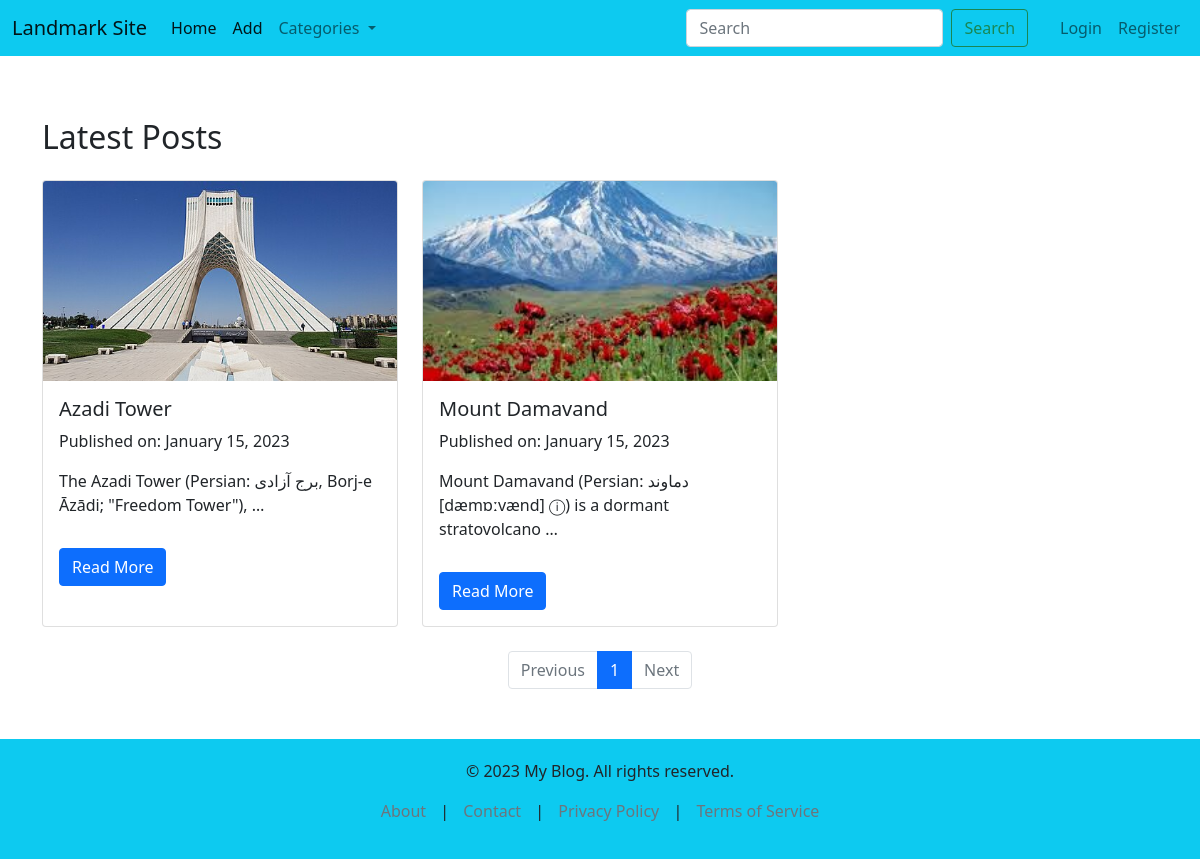
/landmarks/tag/2, run on the app's committed database.
### landmarks/models.py (models this page shows, shortened)
class Landmark(models.Model):
    name = models.CharField(max_length=255)
    description = models.TextField()
    created = models.DateTimeField(auto_now=True)
    images = models.ImageField(upload_to='landmarkdata', null=True)
    tag = models.ManyToManyField(Tag)

### landmarks/views.py (the view)
# urls.py: path('tag/<int:id>', views.filter_read, name= 'read'),
def filter_read(request, id):
    tag = Tag.objects.get(id=id)
    landmarks = tag.landmark_set.all()
    page_number = request.GET.get('page', 1)
    paginator = Paginator(landmarks, 3)
    page_obj = paginator.get_page(page_number)
    return render(request, 'landmarks/filter.html', {'landmarks': page_obj, 'paginator': paginator})

### landmarks/context_processor.py (called while the page is built)
def categories(request):
    tags = Tag.objects.all()
    return{'tags': tags}

### landmarks/models.py (called while the page is built)
    def __str__(self):
        return self.title

### landmarks/templates/landmarks/filter.html
{% include 'landmarks/home.html' %}

### landmarks/templates/landmarks/card.html
<div class="col">
    <div class="card h-100">
        <img src="{{landmark.images.url}}" class="card-img-top" alt="Post Image">
        <div class="card-body">
        <h5 class="card-title">{{ landmark.name }}</h5>
        <p class="card-text">Published on: January 15, 2023</p>
        <p class="card-text">{{ landmark.description|truncatewords:10 }}</p>
        <a href="{% url 'single_place' landmark.id %}" class="btn btn-primary read-more-btn">Read More</a>
        </div>
    </div>
</div>

### static/style.css (style rules this page uses)
body { padding-top: 70px; }

### landmarks/static/posts/index.css (style rules this page uses)
.card img { height: 200px; object-fit: cover; }
.read-more-btn { display: inline-block; margin-top: 15px; }

### data on the page
Landmark: images (picture), name "Azadi Tower", description "The Azadi Tower (Persian: برج آزادی, Borj-e Āzādi; \"Freedom Tower\"), …"
Landmark: images (picture), name "Mount Damavand", description "Mount Damavand (Persian: دماوند [dæmɒːvænd] ⓘ) is a dormant stratovolcano …"

### other printed values
{{ page }} "1"
